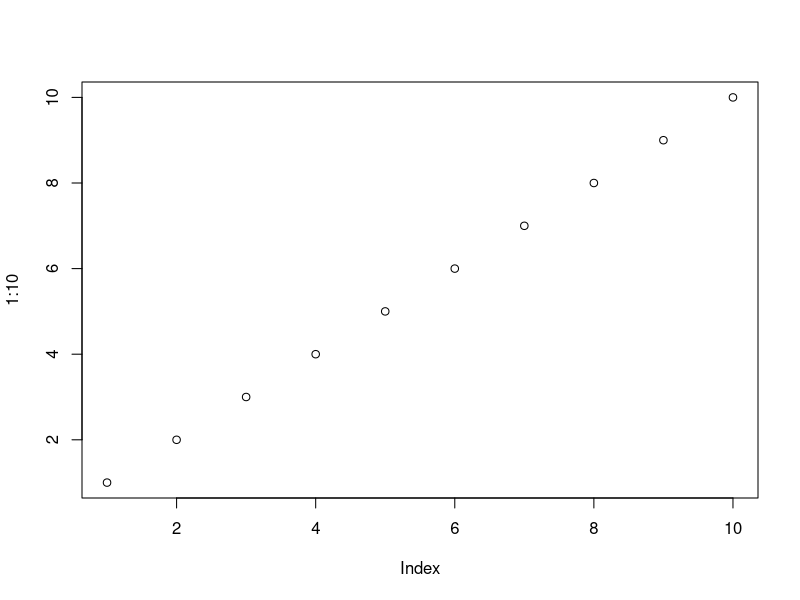
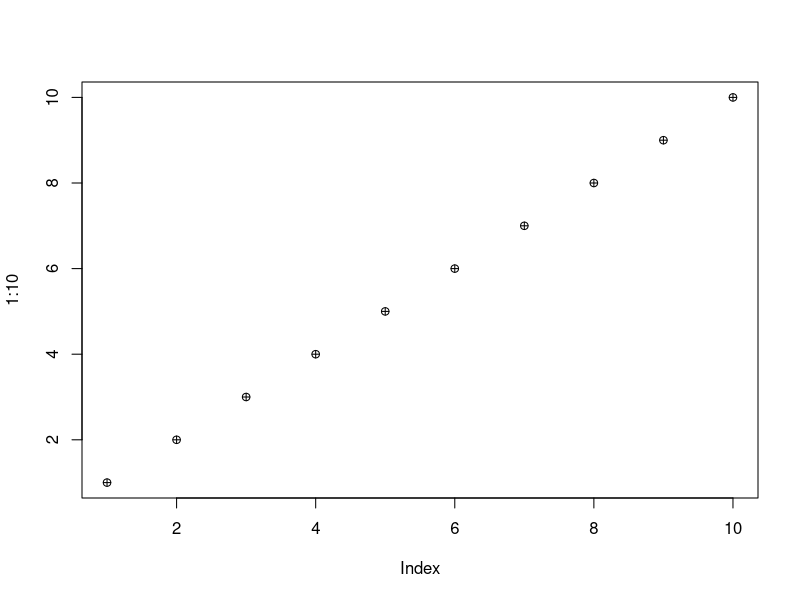
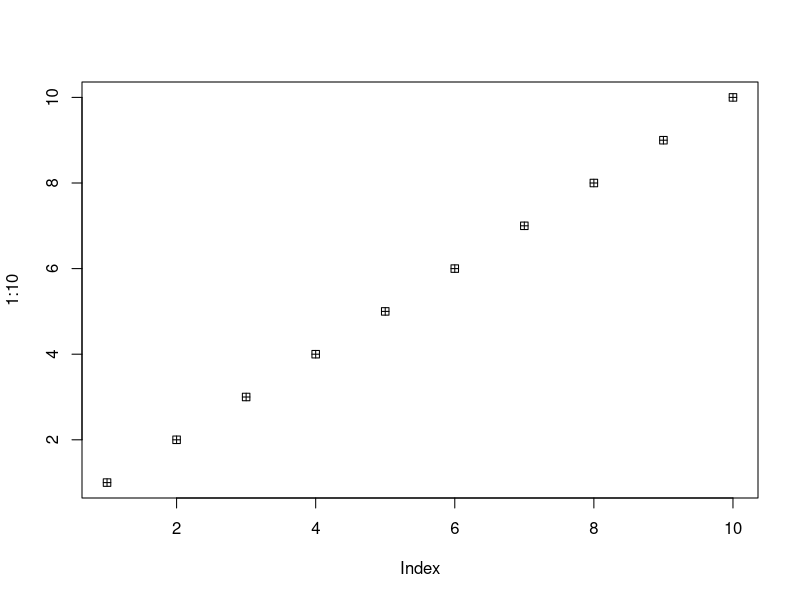
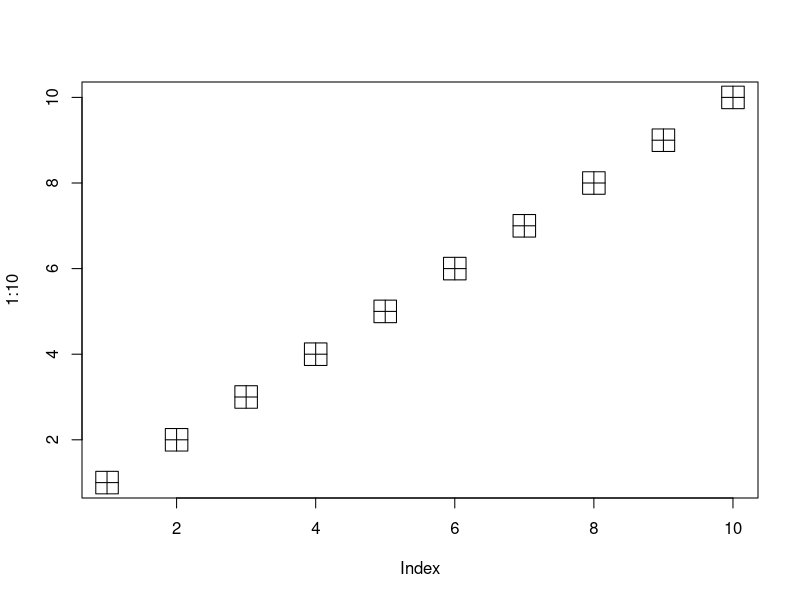
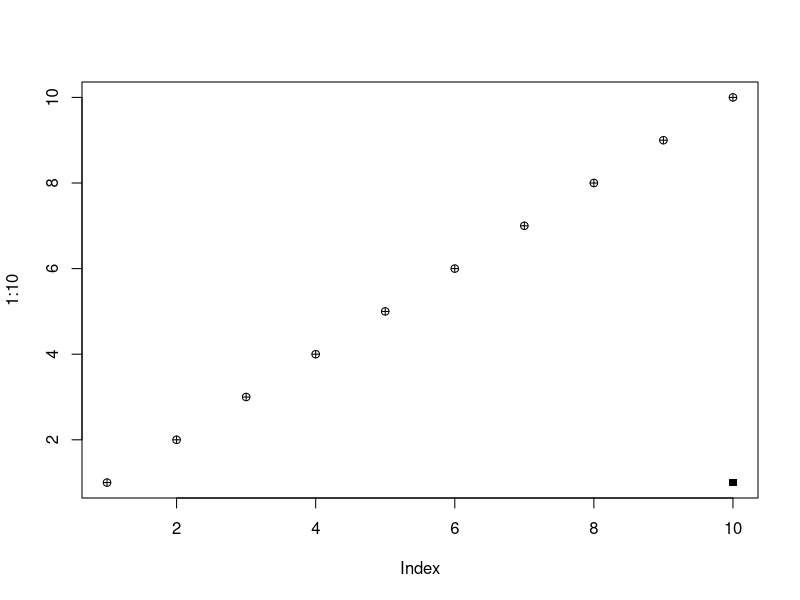
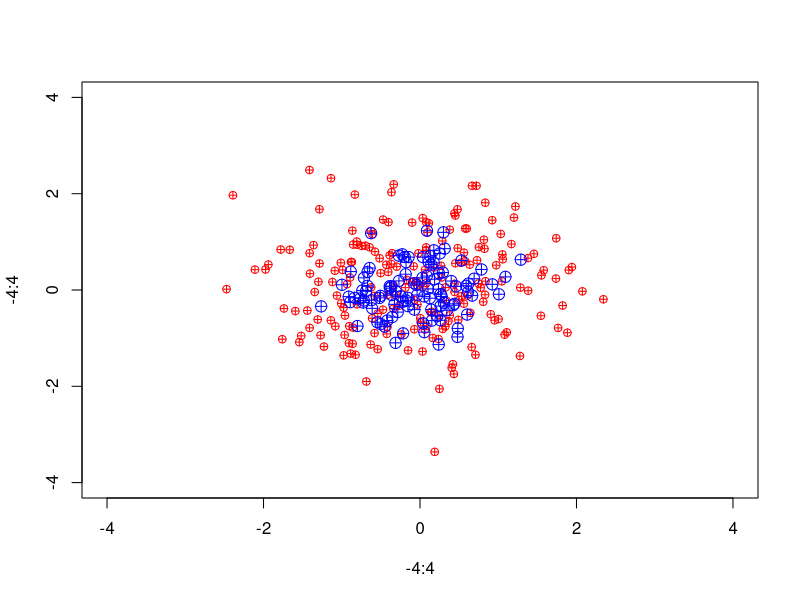
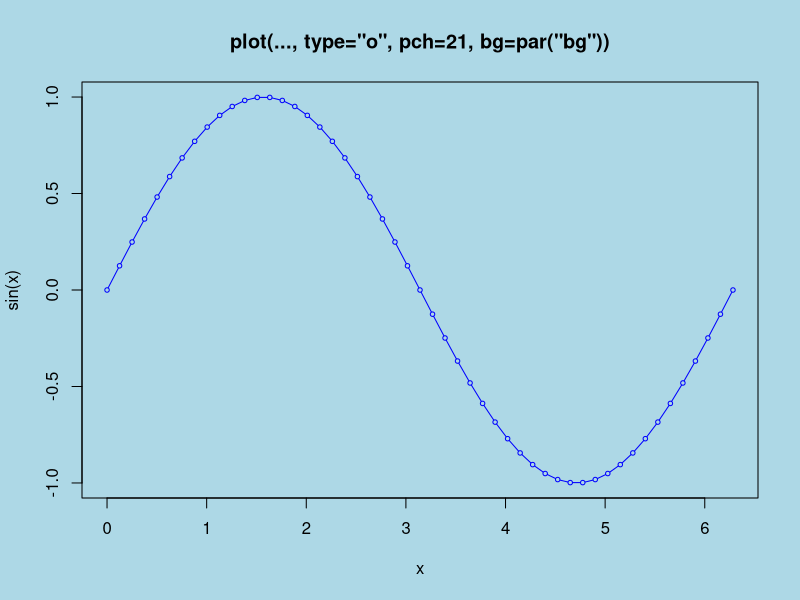
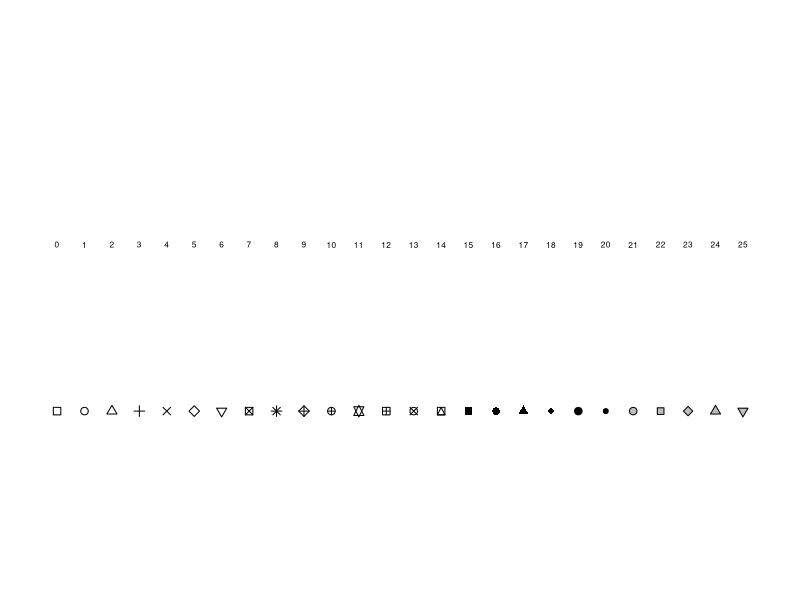

The R source for these figures, in order:
# pch - lots of points

plot(1:10)
par("pch")
par(pch = 10)
plot(1:10)

# or...
plot(1:10, pch = 12)
plot(1:10, pch = 12, cex = 3)

# what points are available?
# specified in points
plot(1:10) + points(x = 10, y = 1, pch = 15)

# run the code from points to see a graphic
example("points")
